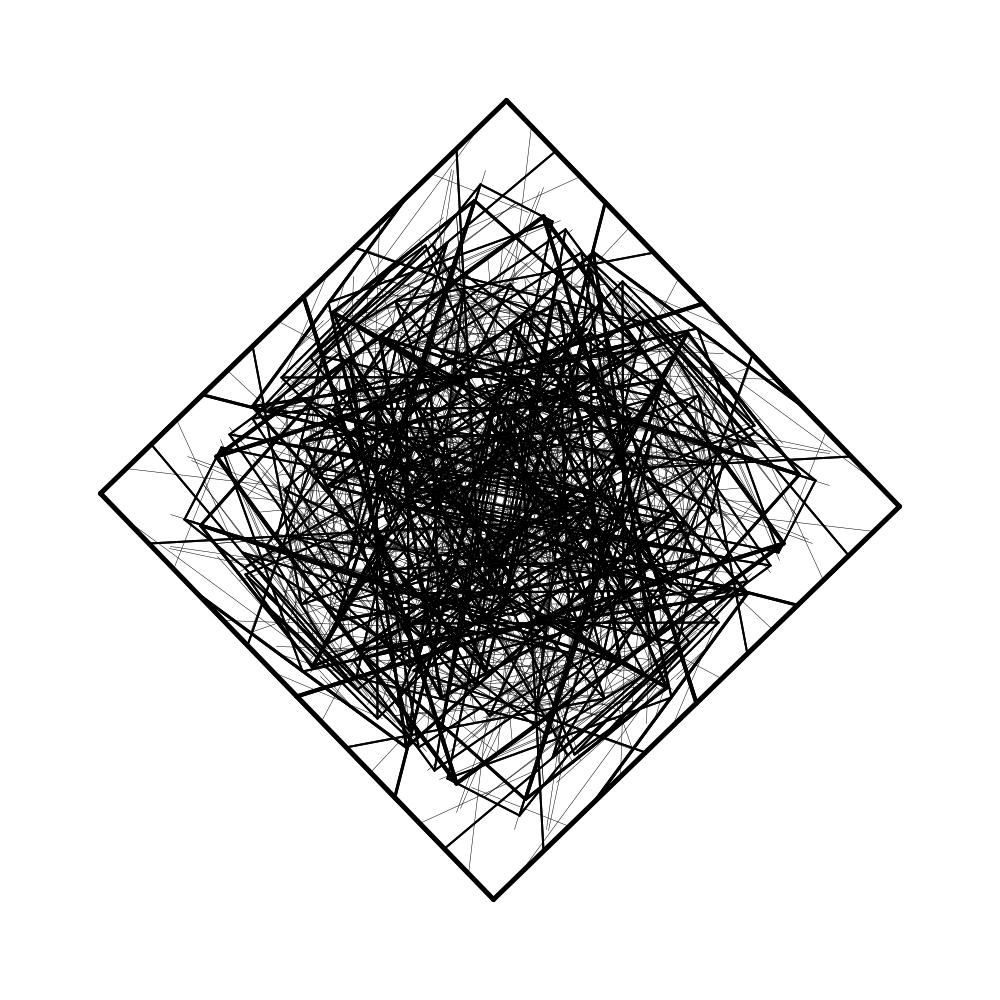
Frame 1 (no input)
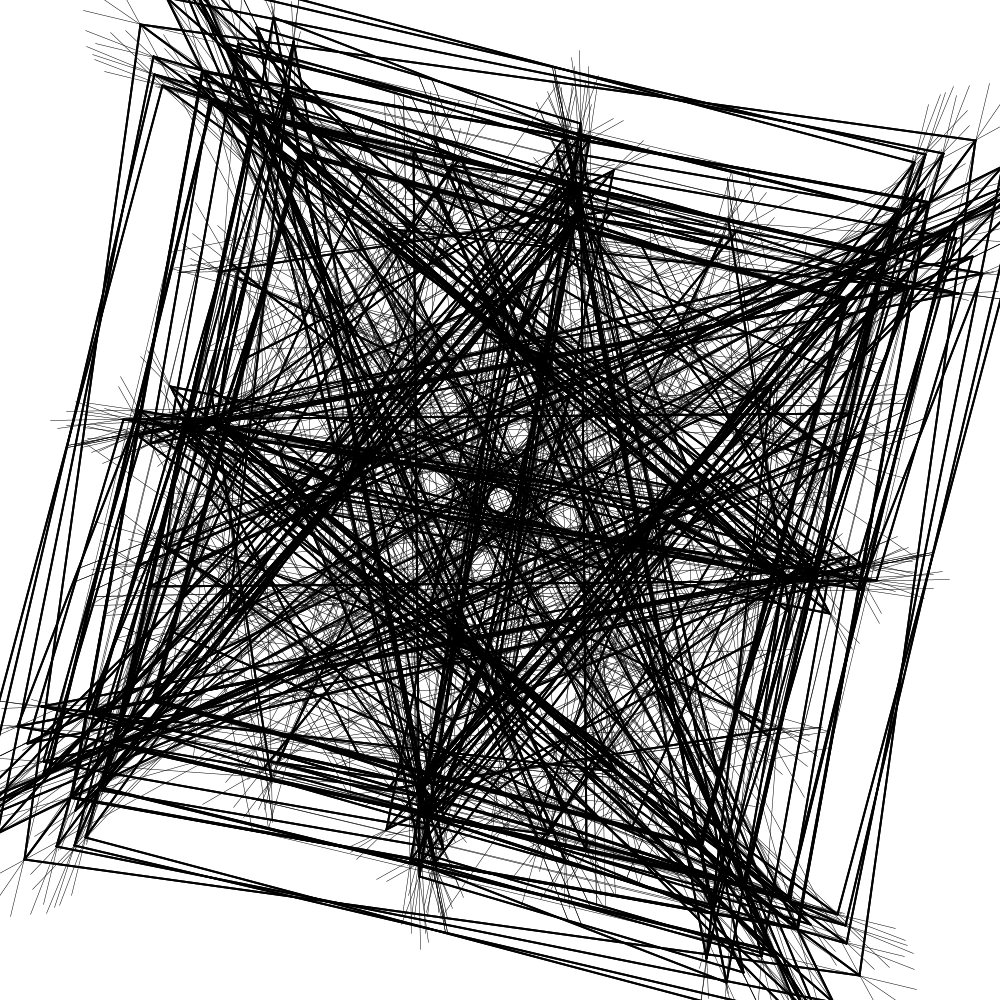
Frame 60 (the mouse pressed at the canvas centre just before this capture)
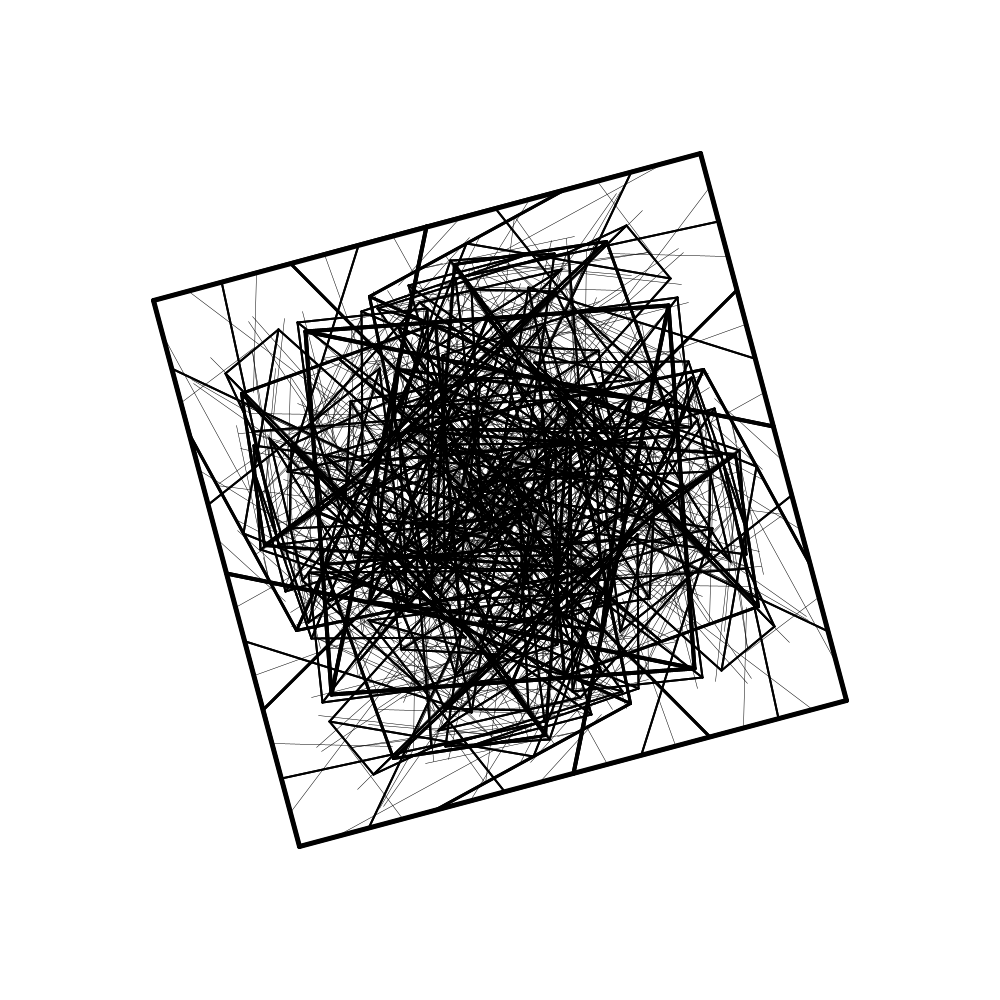
Frame 120 (the mouse held since frame 60 and released just before this capture)

The Processing sketch that drew these frames (run headless with seeded random() and noise(); from frame 60 on, the mouse is pressed at the canvas centre):

// Processing sketch: fractal_sutcliffe
// ── fractal_sutcliffe.pde
// --- based on code from the book Generative Art by Matt Pearson --- //
FractalRoot pentagon;
int _maxlevels=4;
float _strutFactor=0.2;
float _strutNoise;
int _numSides=4;

class PointObj{
  float x,y;
  PointObj(float ex,float why){
    x=ex;
    y=why;
  }
}

class Branch{
  int level,num;
  PointObj[] outerPoints={};
  PointObj[] midPoints={};
  PointObj[] projPoints={};
  Branch[] myBranches={};
  
  Branch(int lev,int n,PointObj[] points){
    level=lev;
    num=n;
    outerPoints=points;
    midPoints=calcMidPoints();
    projPoints=calcStrutPoints();
    
    if((level+1)<_maxlevels){
      Branch childBranch=new Branch(level+1,0,projPoints);
      myBranches=(Branch[])append(myBranches,childBranch);
      
      for(int k=0;k<outerPoints.length;k++){
        int nextk=k-1;
        if(nextk<0){nextk+=outerPoints.length;}
        PointObj[] newPoints={projPoints[k],midPoints[k],
                    outerPoints[k],midPoints[nextk],projPoints[nextk]};
        childBranch=new Branch(level+1,k+1,newPoints);
        myBranches=(Branch[])append(myBranches,childBranch);
      }
    }
  }
  
  void drawMe(){
    strokeWeight(5-level);
    for(int i=0;i<outerPoints.length;i++){
      int nexti=i+1;
      if(nexti==outerPoints.length){nexti=0;}
      line(outerPoints[i].x,outerPoints[i].y,outerPoints[nexti].x,outerPoints[nexti].y);
    }
    
    strokeWeight(0.5);
    fill(255,150);
    for(int j=0;j<midPoints.length;j++){
      //ellipse(midPoints[j].x,midPoints[j].y,15,15);
      line(midPoints[j].x,midPoints[j].y,projPoints[j].x,projPoints[j].y);
      //ellipse(projPoints[j].x,projPoints[j].y,15,15);
    }
    
    for(int k=0;k<myBranches.length;k++){
      myBranches[k].drawMe();
    }
  }
  
  PointObj[] calcMidPoints(){
    PointObj[] mpArray=new PointObj[outerPoints.length];
    for(int i=0;i<outerPoints.length;i++){
      int nexti=i+1;
      if(nexti==outerPoints.length){nexti=0;}
      PointObj thisMP=calcMidPoint(outerPoints[i],outerPoints[nexti]);
      mpArray[i]=thisMP;
    }
    return mpArray;
  }
  
  PointObj calcMidPoint(PointObj end1,PointObj end2){
    float mx,my;
    if(end1.x>end2.x){
      mx=end2.x+((end1.x-end2.x)/2);
    }else{
      mx=end1.x+((end2.x-end1.x)/2);
    }
    if(end1.y>end2.y){
      my=end2.y+((end1.y-end2.y)/2);
    }else{
      my=end1.y+((end2.y-end1.y)/2);
    }
    return new PointObj(mx,my);
  }
  
  PointObj[] calcStrutPoints(){
    PointObj[] strutArray=new PointObj[midPoints.length];
    for(int i=0;i<midPoints.length;i++){
      int nexti=i+3;
      if(nexti>=midPoints.length){nexti-=midPoints.length;}
      PointObj thisSP=calcProjPoint(midPoints[i],outerPoints[nexti]);
      strutArray[i]=thisSP;
    }
    return strutArray;
  }
  
  PointObj calcProjPoint(PointObj mp,PointObj op){
    float px,py;
    float adj,opp;
    if(op.x>mp.x){
      opp=op.x-mp.x;
    }else{
      opp=mp.x-op.x;
    }
    if(op.y>mp.y){
      adj=op.y-mp.y;
    }else{
      adj=mp.y-op.y;
    }
    if(op.x>mp.x){
      px=mp.x+(opp*_strutFactor);
    }else{
      px=mp.x-(opp*_strutFactor);
    }
    if(op.y>mp.y){
      py=mp.y+(adj*_strutFactor);
    }else{
      py=mp.y-(adj*_strutFactor);
    }
    return new PointObj(px,py);
  }
}

class FractalRoot{
  PointObj[] pointArr={};
  Branch rootBranch;
  
  FractalRoot(float startAngle){
    float centX=width/2;
    float centY=height/2;
    float angleStep=360.0f/_numSides;
    for(int i=0;i<360;i+=angleStep){
      float x=centX+(400*cos(radians(startAngle+i)));
      float y=centY+(400*sin(radians(startAngle+i)));
      pointArr=(PointObj[])append(pointArr,new PointObj(x,y));
    }
    rootBranch=new Branch(0,0,pointArr);
  }
  
  void drawShape(){
    rootBranch.drawMe();
  }
}

void setup(){
  size(1000,1000);
  smooth();
  _strutNoise=random(10);
}

void draw(){
  background(255);
  _strutNoise+=0.01;
  _strutFactor=noise(_strutNoise)*2;
  pentagon=new FractalRoot(frameCount);
  pentagon.drawShape();
}
